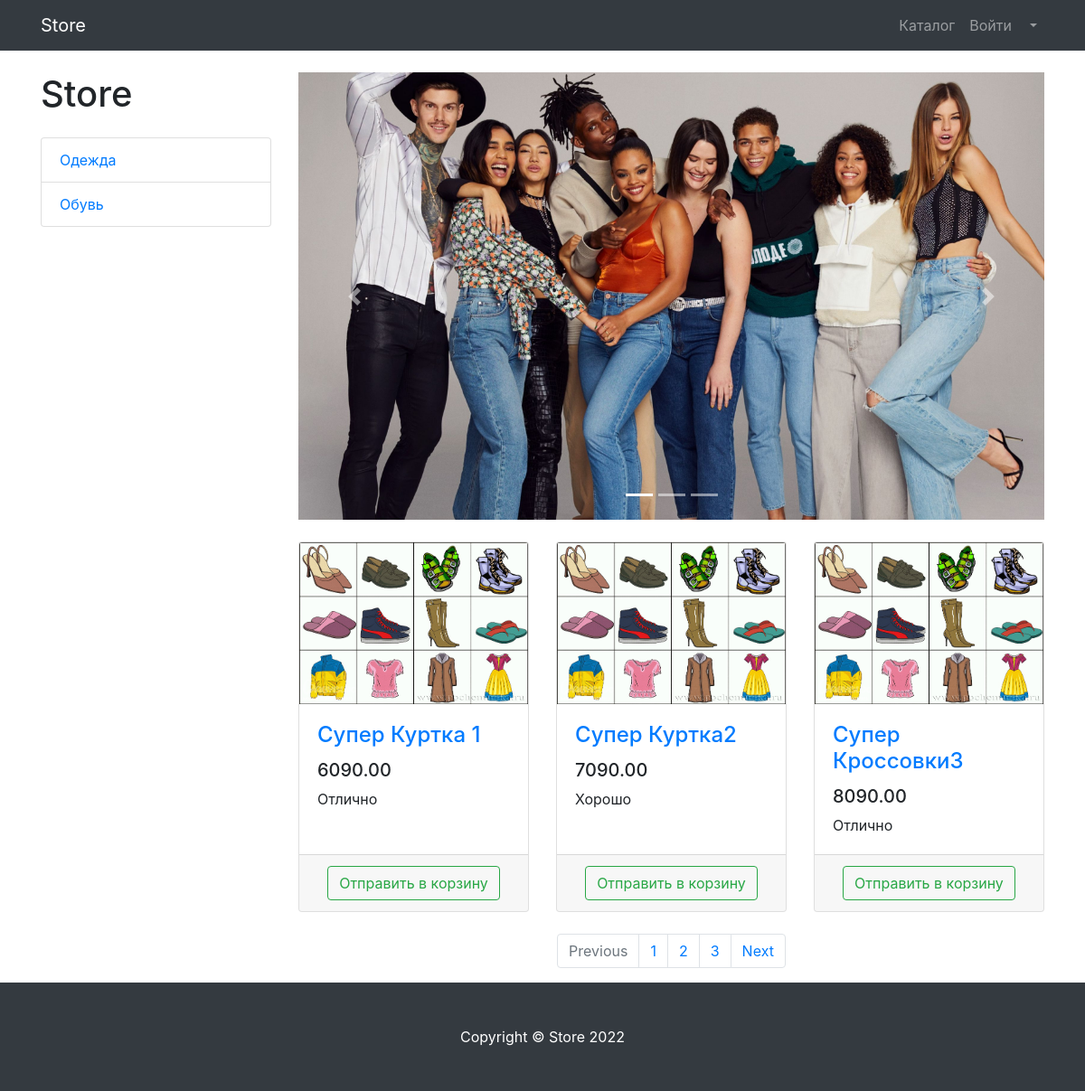
Screenshot of /products/ with the database file from the repository.
### products/models.py (models this page shows, shortened)
class ProductCategory(models.Model):
    name = models.CharField(max_length=128)
    description = models.TextField(null=True, blank=True)

class Product(models.Model):
    name = models.CharField(max_length=256)
    description = models.TextField()
    price = models.DecimalField(max_digits=6, decimal_places=2)
    quantity = models.PositiveIntegerField(default=0)
    image = models.ImageField(upload_to='products_images')
    category = models.ForeignKey(to=ProductCategory, on_delete=models.CASCADE)

### products/views.py (the view)
# urls.py: path('products/', products, name='products'),
def products(request):
    context = {
		'title':'Store - Каталог',
		'products': Product.objects.all(),
		'categories': ProductCategory.objects.all(),
	}
    return render(request, 'products/products.html', context)

### products/templates/products/products.html (shortened to what this page needs)
{% extends 'products/base.html' %}
{% block css %}
	<link href="/static/vendor/css/products.css" rel="stylesheet">
{% endblock %}
{% block content %}
	<div class="container">
		<div class="row">
			<div class="col-lg-3">
				<h1 class="my-4">Store</h1>
				<div class="list-group">
					{% for category in categories %}
						<a href="#" class="list-group-item">{{ category.name }}</a>
					{% endfor %}
				</div>
			</div>
			<div class="col-lg-9">
				<div id="carouselExampleIndicators" class="carousel slide my-4" data-ride="carousel">
					<ol class="carousel-indicators">
						<li data-target="#carouselExampleIndicators" data-slide-to="0" class="active"></li>
						<li data-target="#carouselExampleIndicators" data-slide-to="1"></li>
						<li data-target="#carouselExampleIndicators" data-slide-to="2"></li>
					</ol>
					<div class="carousel-inner" role="listbox">
						<div class="carousel-item active">
							<img class="d-block img-fluid" src="/static/vendor/img/slides/slide-1.jpg" alt="First slide">
						</div>
					</div>
					<a class="carousel-control-prev" href="#carouselExampleIndicators" role="button" data-slide="prev">
						<span class="carousel-control-prev-icon" aria-hidden="true"></span>
					</a>
					<a class="carousel-control-next" href="#carouselExampleIndicators" role="button" data-slide="next">
						<span class="carousel-control-next-icon" aria-hidden="true"></span>
					</a>
				</div>
				<div class="row">
					{% for product in products %}
						<div class="col-lg-4 col-md-6 mb-4">
							<div class="card h-100">
								<a href="#">
									<img class="card-img-top"
										src="{{ product.image.url }}"
										alt="">
								</a>
								<div class="card-body">
									<h4 class="card-title">
										<a href="#">{{ product.name }}</a>
									</h4>
									<h5>{{ product.price }}</h5>
									<p class="card-text">{{ product.description }}</p>
								</div>
								<div class="card-footer text-center">
									<button type="button" class="btn btn-outline-success">Отправить в корзину</button>
								</div>
							</div>
						</div>
					{% endfor %}
				</div>
				<nav aria-label="Page navigation example">
					<ul class="pagination justify-content-center">
						<li class="page-item disabled">
							<a class="page-link" href="#" tabindex="-1" aria-disabled="true">Previous</a>
						</li>
						<li class="page-item"><a class="page-link" href="#">1</a></li>
						<li class="page-item"><a class="page-link" href="#">2</a></li>
						<li class="page-item"><a class="page-link" href="#">3</a></li>
						<li class="page-item">
							<a class="page-link" href="#">Next</a>
						</li>
					</ul>
				</nav>
			</div>
		</div>
	</div>
{% endblock %}
{% block footer %}
	<footer class="py-5 bg-dark">
		<div class="container">
			<p class="m-0 text-center text-white">Copyright &copy; Store 2022</p>
		</div>
	</footer>
{% endblock %}

### products/templates/products/base.html (shortened to what this page needs)
{% load static %}
<!DOCTYPE html>
<html lang="en">
<head>
    <link href="/static/vendor/bootstrap/css/bootstrap.min.css" rel="stylesheet">
    {% block css %} {% endblock %}
</head>
<body>
<nav class="navbar navbar-expand-lg navbar-dark bg-dark fixed-top">
    <div class="container">
        <a class="navbar-brand" href="{% url 'index' %}">Store</a>
        <div class="collapse navbar-collapse" id="navbarResponsive">
            <ul class="navbar-nav ml-auto">
                <li class="nav-item">
                    <a class="nav-link" href="{% url 'products' %}">Каталог  </a>
                </li>
                <li class="nav-item">
                    <a class="nav-link" href="users/login.html">Войти </a>
                </li>
                <li class="nav-item dropdown">
                    <a class="nav-link dropdown-toggle" href="#" id="navbarDropdown" role="button"
                       data-bs-toggle="dropdown" aria-expanded="false">
                    </a>
                </li>
            </ul>
        </div>
    </div>
</nav>
{% block content %} {% endblock %}
{% block footer %} {% endblock %}
</body>
</html>

### rows the page displays
ProductCategory: name "Одежда"
ProductCategory: name "Обувь"
Product: image (picture), name "Cупер Куртка 1", price "6090.00", description "Отлично"
Product: image (picture), name "Супер Куртка2", price "7090.00", description "Хорошо"
Product: image (picture), name "Супер Кроссовки3", price "8090.00", description "Отлично"
